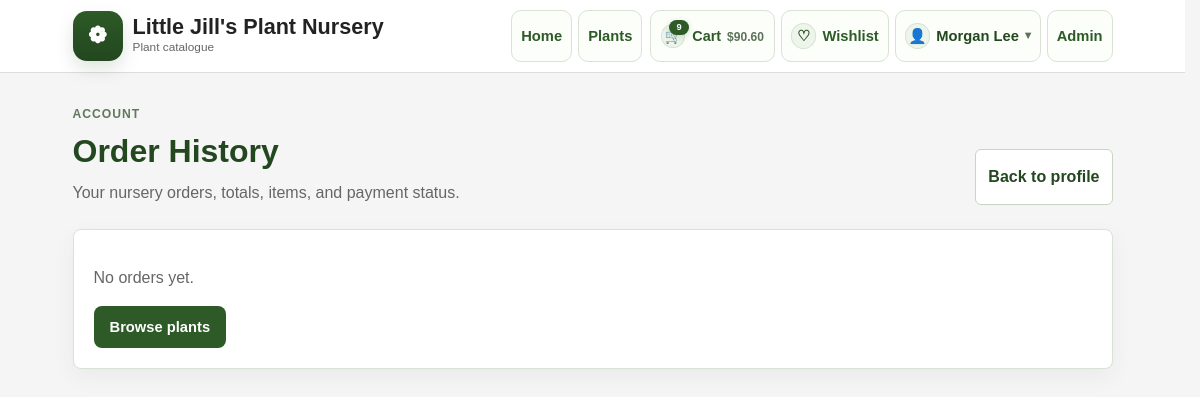
Before: /orders (signed in) with the older database file.
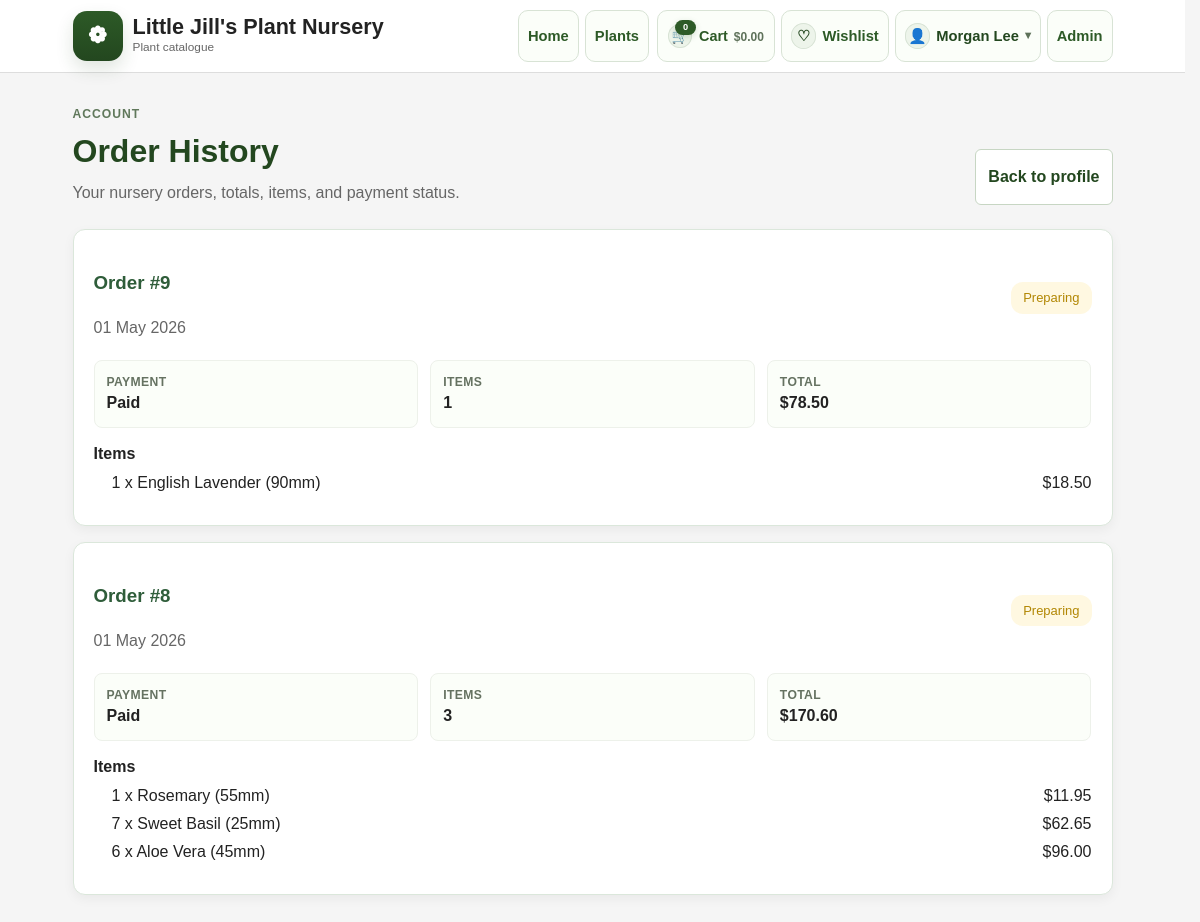
After: the same page with the newer database file.
### models.py (models this page shows)
class Order(db.Model):
    id: Mapped[int] = mapped_column(primary_key=True)
    user_id: Mapped[int] = mapped_column(ForeignKey("user.id"), nullable=False, index=True)
    cart_id: Mapped[int] = mapped_column(ForeignKey("cart.id"), nullable=False, index=True)
    status: Mapped[str] = mapped_column(String(30), default="pending", nullable=False, index=True)
    subtotal_amount: Mapped[Decimal] = mapped_column(Numeric(10, 2), default=Decimal("0.00"), nullable=False)
    delivery_fee: Mapped[Decimal] = mapped_column(Numeric(10, 2), default=Decimal("0.00"), nullable=False)
    total_amount: Mapped[Decimal] = mapped_column(Numeric(10, 2), default=Decimal("0.00"), nullable=False)
    delivery_method: Mapped[Optional[str]] = mapped_column(String(30))
    delivery_distance_km: Mapped[Optional[Decimal]] = mapped_column(Numeric(8, 2))
    delivery_line1: Mapped[Optional[str]] = mapped_column(String(255))
    delivery_line2: Mapped[Optional[str]] = mapped_column(String(255))
    delivery_city: Mapped[Optional[str]] = mapped_column(String(120))
    delivery_state: Mapped[Optional[str]] = mapped_column(String(120))
    delivery_postal_code: Mapped[Optional[str]] = mapped_column(String(20))
    delivery_country: Mapped[Optional[str]] = mapped_column(String(120))
    delivery_formatted_address: Mapped[Optional[str]] = mapped_column(String(500))
    delivery_google_place_id: Mapped[Optional[str]] = mapped_column(String(255))
    delivery_latitude: Mapped[Optional[float]] = mapped_column(Float)
    delivery_longitude: Mapped[Optional[float]] = mapped_column(Float)
    stripe_checkout_session_id: Mapped[Optional[str]] = mapped_column(String(255))
    stripe_payment_intent_id: Mapped[Optional[str]] = mapped_column(String(255))
    payment_status: Mapped[Optional[str]] = mapped_column(String(50))
    created_at: Mapped[datetime] = mapped_column(DateTime, default=datetime.utcnow, nullable=False)
    updated_at: Mapped[datetime] = mapped_column(
        DateTime,
        default=datetime.utcnow,
        onupdate=datetime.utcnow,
        nullable=False,
    )
    user: Mapped["User"] = relationship(back_populates="orders")
    cart: Mapped["Cart"] = relationship(back_populates="orders")
    items: Mapped[list["OrderItem"]] = relationship(
        back_populates="order",
        cascade="all, delete-orphan",
        order_by="OrderItem.created_at",
    )

class OrderItem(db.Model):
    id: Mapped[int] = mapped_column(primary_key=True)
    order_id: Mapped[int] = mapped_column(ForeignKey("order.id"), nullable=False, index=True)
    plant_id: Mapped[int] = mapped_column(ForeignKey("plant.id"), nullable=False, index=True)
    pot_id: Mapped[Optional[int]] = mapped_column(ForeignKey("pot.id"), nullable=True, index=True)
    quantity: Mapped[int] = mapped_column(Integer, default=1, nullable=False)
    unit_price_snapshot: Mapped[Decimal] = mapped_column(Numeric(10, 2), nullable=False)
    plant_name_snapshot: Mapped[str] = mapped_column(String(100), nullable=False)
    pot_size_snapshot: Mapped[Optional[int]] = mapped_column(Integer)
    image_snapshot: Mapped[Optional[str]] = mapped_column(String(255))
    created_at: Mapped[datetime] = mapped_column(DateTime, default=datetime.utcnow, nullable=False)
    updated_at: Mapped[datetime] = mapped_column(
        DateTime,
        default=datetime.utcnow,
        onupdate=datetime.utcnow,
        nullable=False,
    )
    order: Mapped["Order"] = relationship(back_populates="items")
    pot: Mapped[Optional["Pot"]] = relationship()

### app.py (the view)
@app.route("/orders")
@login_required
def orders():
    user_orders = (
        Order.query.filter_by(user_id=current_user.id)
        .filter(Order.payment_status == "paid")
        .order_by(Order.created_at.desc())
        .all()
    )
    return render_template('orders.html', orders=user_orders)

### app.py (called while the page is built)
@login_manager.user_loader
def load_user(user_id):
    return User.query.get(int(user_id))

def decimal_price(value):
    if value is None:
        return Decimal("0.00")
    if isinstance(value, Decimal):
        return value.quantize(Decimal("0.01"))
    return Decimal(str(value)).quantize(Decimal("0.01"))

def get_active_cart(user):
    return (
        Cart.query.filter_by(user_id=user.id, status="active")
        .order_by(Cart.updated_at.desc(), Cart.id.desc())
        .first()
    )

def get_header_cart_summary():
    if not current_user.is_authenticated:
        return {
            "header_cart_item_count": 0,
            "header_cart_total": Decimal("0.00"),
        }
    cart = get_active_cart(current_user)
    if cart is None:
        return {
            "header_cart_item_count": 0,
            "header_cart_total": Decimal("0.00"),
        }
    summary = build_cart_summary(cart)
    return {
        "header_cart_item_count": summary["item_count"],
        "header_cart_total": summary["total"],
    }

@app.context_processor
def inject_header_cart_summary():
    return get_header_cart_summary()

### templates/orders.html (shortened to what this page needs)
<!DOCTYPE html>
<html lang="en">
    <head>
    <link rel="stylesheet" href="{{ url_for('static', filename='styles.css') }}">
    </head>
<body>
    {% include '_header.html' %}
    <main class="container order-page">
        <section class="profile-hero">
            <div>
                <p class="eyebrow">Account</p>
                <h1>Order History</h1>
                <p class="muted">Your nursery orders, totals, items, and payment status.</p>
            </div>
            <a class="button-secondary profile-orders__link" href="{{ url_for('profile') }}">Back to profile</a>
        </section>
        {% if orders %}
            <div class="orderslist">
                {% for order in orders %}
                    <article class="orderhistory">
                        <div class="orderheading">
                            <div>
                                <h3>Order #{{ order.id }}</h3>
                                <p class="muted">{{ order.created_at.strftime('%d %b %Y') }}</p>
                            </div>
                            <span class="status {{ 'delivered' if order.status == 'completed' else 'cancelled' if order.status == 'cancelled' else 'pending' }}">{{ order.status|title }}</span>
                        </div>
                        <div class="order-meta-grid">
                            <div>
                                <span class="meta-label">Payment</span>
                                <strong>{{ order.payment_status|default('Pending', true)|title }}</strong>
                            </div>
                            <div>
                                <span class="meta-label">Items</span>
                                <strong>{{ order.items|length }}</strong>
                            </div>
                            <div>
                                <span class="meta-label">Total</span>
                                <strong>${{ '%.2f'|format(order.total_amount) }}</strong>
                            </div>
                        </div>
                        <div class="orderitems">
                            <strong>Items</strong>
                            <ul>
                                {% for item in order.items %}
                                    <li>
                                        <span>{{ item.quantity }} x {{ item.plant_name_snapshot }}{% if item.pot_size_snapshot %} ({{ item.pot_size_snapshot }}mm){% endif %}</span>
                                        <span>${{ '%.2f'|format(item.unit_price_snapshot * item.quantity) }}</span>
                                    </li>
                                {% endfor %}
                            </ul>
                        </div>
                    </article>
                {% endfor %}
            </div>
        {% else %}
            <section class="card profile-panel">
                <p class="muted">No orders yet.</p>
                <a class="button-link" href="{{ url_for('plants_index') }}">Browse plants</a>
            </section>
        {% endif %}
    </main>
</body>
</html>

### templates/_header.html (shortened to what this page needs)
<header class="site-header">
    <div class="site-header__inner">
        <a class="brand" href="{{ url_for('home') }}">
            <span class="brand-mark" aria-hidden="true">
                <span class="icon-glyph icon-glyph--brand">❁</span>
            </span>
            <span class="brand-text">
                <span class="brand-name">Little Jill's Plant Nursery</span>
                <small>Plant catalogue</small>
            </span>
        </a>
        <div class="header-actions">
            <nav class="site-nav site-nav--primary">
                <a class="nav-button" href="{{ url_for('home') }}">
                    <span>Home</span>
                </a>
                <a class="nav-button" href="{{ url_for('plants_index') }}">
                    <span>Plants</span>
                </a>
            </nav>
            <nav class="site-nav site-nav--utility">
                <a class="nav-button nav-button--cart" href="{{ url_for('cart') }}">
                    <span class="nav-icon-chip nav-icon-chip--cart" aria-hidden="true">
                        <span class="nav-icon-chip__emoji">🛒</span>
                        <span class="nav-icon-chip__badge">{{ header_cart_item_count }}</span>
                    </span>
                    <span class="nav-button__content">
                        <span class="nav-button__title">Cart</span>
                        <span class="nav-button__subtitle">${{ '%.2f'|format(header_cart_total) }}</span>
                    </span>
                </a>
                {% if current_user.is_authenticated %}
                <a class="nav-button" href="{{ url_for('wishlist') }}">
                    <span class="nav-icon-chip" aria-hidden="true">♡</span>
                    <span>Wishlist</span>
                </a>
                <details class="account-menu">
                    <summary class="nav-button account-menu__summary">
                        <span class="nav-icon-chip" aria-hidden="true">👤</span>
                        <span>{{ current_user.full_name }}</span>
                        <span class="account-menu__caret" aria-hidden="true">▾</span>
                    </summary>
                </details>
                {% else %}
                <a class="nav-button nav-button--icon" href="{{ url_for('login') }}">
                    <span class="nav-icon-chip" aria-hidden="true">⇥</span>
                    <span>Login</span>
                </a>
                {% endif %}
                {% if current_user.is_authenticated and current_user.is_staff %}
                <a class="nav-button" href="{{ url_for('admin.home') }}">
                    <span>Admin</span>
                </a>
                {% endif %}
            </nav>
        </div>
    </div>
</header>

Changed rows visible on the page:
added Order: id "9", created_at "01 May 2026", status "Preparing", payment_status "Paid", items|length "1", total_amount "78.50"
added OrderItem: quantity "1", plant_name_snapshot "English Lavender", pot_size_snapshot "90", item.unit_price_snapshot*item.quantity "18.50", shown under "9"
added Order: id "8", created_at "01 May 2026", status "Preparing", payment_status "Paid", items|length "3", total_amount "170.60"
added OrderItem: quantity "1", plant_name_snapshot "Rosemary", pot_size_snapshot "55", item.unit_price_snapshot*item.quantity "11.95", shown under "8"
added OrderItem: quantity "7", plant_name_snapshot "Sweet Basil", pot_size_snapshot "25", item.unit_price_snapshot*item.quantity "62.65", shown under "8"
added OrderItem: quantity "6", plant_name_snapshot "Aloe Vera", pot_size_snapshot "45", item.unit_price_snapshot*item.quantity "96.00", shown under "8"
Other visible differences:
{{ header_cart_item_count }}: "9" → "0"
{{ '%.2f'|format(header_cart_total) }}: "90.60" → "0.00"
text no longer shown: "No orders yet. Browse plants"
